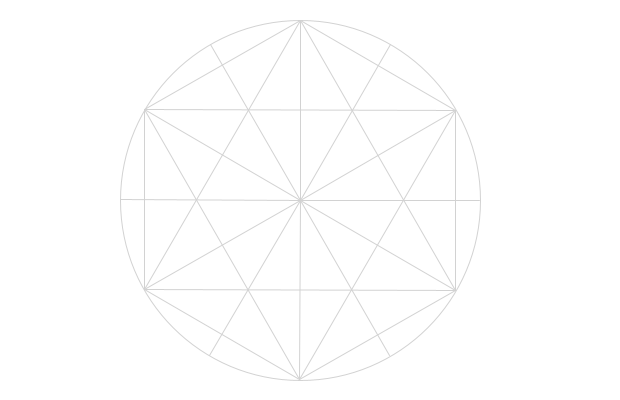
Frame 1 (no input)
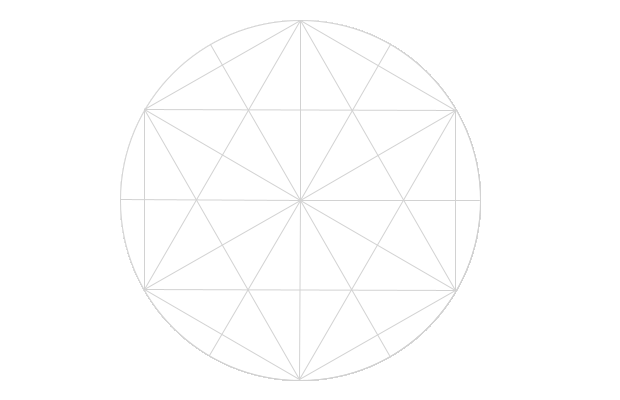
Frame 60 (the mouse pressed at the canvas centre just before this capture)
Frame 120 (the mouse held since frame 60 and released just before this capture): identical to frame 60, image omitted

The Processing sketch that drew these frames (run headless with seeded random() and noise(); from frame 60 on, the mouse is pressed at the canvas centre):

// Processing sketch: sketch_131203a
// ── sketch_131203a.pde
float r= 180;
int fCol = 210;

PLine[] lines;

void setup(){
  size(620,400);
  hint(ENABLE_STROKE_PURE);
  
  lines = new PLine[3];
  
  for(int i=0; i<lines.length; i++){
    lines[i] = new PLine();
  }
  
  background(255);
}

void draw(){
  stroke(fCol);
  translate(300,200);
 // rect(-r,-r,2*r,2*r);
  ellipse(0,0,2*r,2*r);
  createFrame();

      stroke(fCol);
    //  drawAxes();
      drawSpokes();
      stroke(0);  
    //  drawPattern(); 
 
 
}

void detranslate(){
   resetMatrix();
   translate(-r+10,r+10);   
}

void drawPattern(){
  lines[1] = new PLine(0,tan(PI/8)*r,-r,tan(PI/8)*2*r);
  lines[2] = new PLine(r,0,cos(PI/4) * tan(PI/8)*r, sin(PI/4)*tan(PI/8)*r);
  
  lines[1].spin4MirrorDiag();
  lines[2].spin4MirrorDiag();
  
}

void createFrame(){
   lines[0] = new PLine(0,r,cos(PI/6)*r,sin(PI/6)*r);
   lines[0].spin(6);
   
  lines[1] = new PLine(-cos(PI/6)*r, sin(PI/6)*r,cos(PI/6)*r,sin(PI/6)*r);
   lines[1].spin3();
   
   lines[2] = new PLine(-cos(PI/6)*r, -sin(PI/6)*r,cos(PI/6)*r,-sin(PI/6)*r);
   lines[2].spin3();
     
   
}

void drawAxes(){
  PLine axes = new PLine(-r,0,r,0);
  axes.spin(4);
}

void drawSpokes(){
  PLine spoke =  new PLine(0,0,r,0);
  spoke.spin(12);
}


// ── PLine.pde
class PLine {
  
  float x1;
  float y1;
  float x2;
  float y2;
  
  float A=0;
  float B=0;
  float C=0;
 
   PLine(){
    x1 = 0;
    y1 = 0;
    x2 = 0;
    y2 = 0;
    
    A = 0;
    B = 0;
    C = 0;
  }
  
  PLine(float xP1, float yP1, float xP2, float yP2){
    x1 = xP1;
    y1 = yP1;
    x2 = xP2;
    y2 = yP2;
    
    A = y2 - y1;
    B = x1 - x2;
    C = A * x1 + B * y1;
}
  
  float getB(){
   return B; 
  }
  
  void display(){
   line(x1,y1,x2,y2); 
  }
  
  void highlight(){
   int tmpCol = g.strokeColor;
   stroke(0,255,0);
   line(x1,y1,x2,y2); 
   stroke(tmpCol);
  }
  
  void mirrorX(){
    line(-x1,y1,-x2,y2);
  }
  
  PLine getMirrorX(){
    return new PLine(-x1,y1,-x2,y2);
  }

  PLine getRotate90(){
    return new PLine(-y1,-x1,-y2,-x2);
  }

  PLine getMirrorDiag(){
    return new PLine(-y1,-x1,-y2,-x2);
  }
  
  void mirrorY(){
    line(x1,-y1,x2,-y2);
  }
  

  void mirrorDiagDown(){
    line(-y1,-x1,-y2,-x2);
  }
  
  void spin4(){
   for(int i=0; i<4; i++){
     rotate(PI/2);
     display();    
    }
  }
  
  void spin3(){
    for(int i=0; i<3; i++){
       rotate(2*PI/3);
       display();
      
    }
  }
  
  void spin(int numSpin){
   for(int i=0; i<numSpin; i++){
     rotate(PI/(numSpin/2));
     display();    
    }
  }  
  
 
    
  
  void spin4MirrorX(){
   for(int i=0; i<4; i++){
     rotate(PI/2);
     display(); 
     mirrorX();   
    }  
  }
  
  void spin4MirrorY(){
   for(int i=0; i<4; i++){
     rotate(PI/2);
     display(); 
     mirrorY();   
    }  
  }  
  void spin4MirrorDiag(){
   for(int i=0; i<4; i++){
     rotate(PI/2);
     display(); 
     mirrorDiagDown();   
    }      
  }
  
  Point intersect(PLine l, boolean showWorking){
    float x=0;
    float y=0;
    float det=0;
    
    
    det = A * l.B - l.A * B;
  
     if(det == 0){
     // lines parallel
     }else{
       x = (l.B * C - B * l.C) / det;
       y = (A * l.C - l.A * C) / det;
   }
    int tmpCol = g.strokeColor;
    if(showWorking){
     println("x: " + x + " y: " + y);
     stroke(255,0,0);
      display();
      l.display();
      ellipse(x,y,10,10);
  }
  stroke(tmpCol);
  return new Point(x,y);  
    
  }
}

// ── Point.pde
class Point{
   float x;
  float y;

   Point(float x1, float y1) {
    x = x1;
   y = y1; 
   }
}
